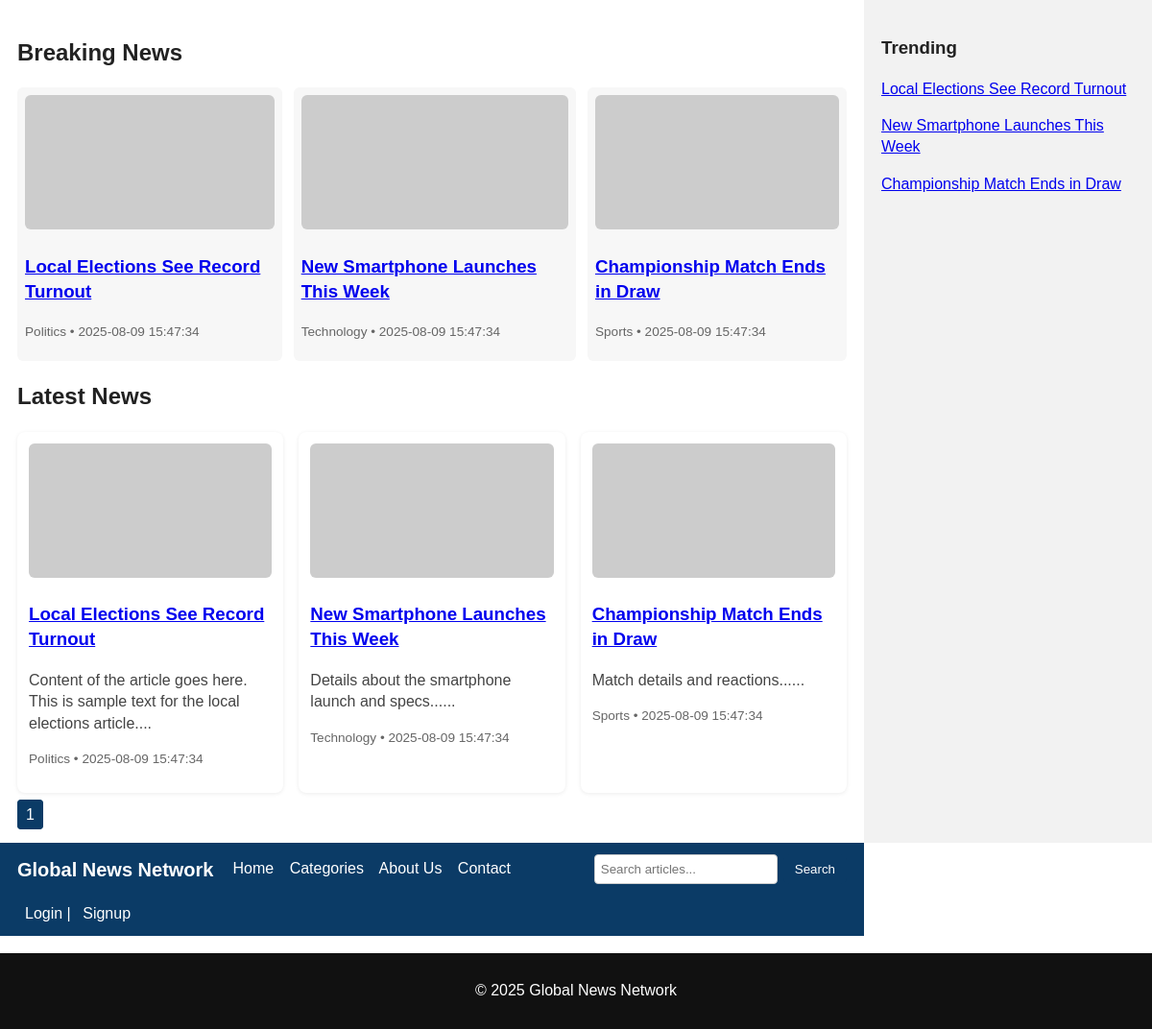
The page / on the database its author committed.
### tables this page shows
CREATE TABLE IF NOT EXISTS articles (
  article_id INT AUTO_INCREMENT PRIMARY KEY,
  title VARCHAR(255),
  content TEXT,
  image_url VARCHAR(500),
  category_id INT,
  author_id INT,
  published_date DATETIME,
  FOREIGN KEY (category_id) REFERENCES categories(category_id) ON DELETE SET NULL,
  FOREIGN KEY (author_id) REFERENCES users(user_id) ON DELETE SET NULL
);

CREATE TABLE IF NOT EXISTS categories (
  category_id INT AUTO_INCREMENT PRIMARY KEY,
  category_name VARCHAR(100) NOT NULL
);

### index.php (the view, shortened to what this page needs)
<?php
require 'db.php';
$limit = 6;
$page = isset($_GET['page']) ? max(1,intval($_GET['page'])) : 1;
$offset = ($page-1)*$limit;
$feat_sql = "SELECT a.*, c.category_name FROM articles a JOIN categories c ON a.category_id=c.category_id ORDER BY published_date DESC LIMIT 3";
$feat_res = $conn->query($feat_sql);
$sql = "SELECT a.*, c.category_name FROM articles a JOIN categories c ON a.category_id=c.category_id ORDER BY published_date DESC LIMIT $limit OFFSET $offset";
$res = $conn->query($sql);
$total_res = $conn->query("SELECT COUNT(*) as cnt FROM articles");
$total_row = $total_res->fetch_assoc();
$total = intval($total_row['cnt']);
$pages = ceil($total / $limit);
?>
<!doctype html>
<html lang="en">
<head>
  <link rel="stylesheet" href="styles.css">
</head>
<body>
<header>
  <div class="logo">Global News Network</div>
  <nav>
    <a href="index.php">Home</a>
    <a href="categories.php">Categories</a>
    <a href="about.php">About Us</a>
    <a href="contact.php">Contact</a>
  </nav>
  <form class="search" action="search.php" method="get">
    <input name="q" placeholder="Search articles...">
    <button type="submit">Search</button>
  </form>
  <div class="auth">
    <a href="login.php">Login</a> | <a href="register.php">Signup</a>
  </div>
</header>
<main>
  <section class="breaking">
    <h2>Breaking News</h2>
    <?php if($feat_res && $feat_res->num_rows>0): ?>
      <div class="breaking-list">
        <?php while($f=$feat_res->fetch_assoc()): ?>
          <article>
            <img src="<?php echo htmlspecialchars($f['image_url']); ?>" alt="">
            <h3><a href="article.php?id=<?php echo $f['article_id']; ?>"><?php echo htmlspecialchars($f['title']); ?></a></h3>
            <p class="meta"><?php echo htmlspecialchars($f['category_name']); ?> • <?php echo $f['published_date']; ?></p>
          </article>
        <?php endwhile; ?>
      </div>
    <?php else: ?>
      <p>No breaking news yet.</p>
    <?php endif; ?>
  </section>
  <section class="latest">
    <h2>Latest News</h2>
    <div class="grid">
      <?php if($res): while($row=$res->fetch_assoc()): ?>
        <article class="card">
          <img src="<?php echo htmlspecialchars($row['image_url']); ?>" alt="">
          <h3><a href="article.php?id=<?php echo $row['article_id']; ?>"><?php echo htmlspecialchars($row['title']); ?></a></h3>
          <p class="excerpt"><?php echo nl2br(htmlspecialchars(substr($row['content'],0,150))).'...'; ?></p>
          <p class="meta"><?php echo htmlspecialchars($row['category_name']); ?> • <?php echo $row['published_date']; ?></p>
        </article>
      <?php endwhile; else: ?>
        <p>No articles found.</p>
      <?php endif; ?>
    </div>
    <div class="pagination">
      <?php for($i=1;$i<=$pages;$i++): ?>
        <a class="<?php echo $i==$page ? 'active':''; ?>" href="index.php?page=<?php echo $i; ?>"><?php echo $i; ?></a>
      <?php endfor; ?>
    </div>
  </section>
</main>
<aside>
  <section class="trending">
    <h3>Trending</h3>
    <?php
      $tres = $conn->query("SELECT article_id, title FROM articles ORDER BY published_date DESC LIMIT 5");
      if($tres): while($t=$tres->fetch_assoc()): ?>
        <p><a href="article.php?id=<?php echo $t['article_id']; ?>"><?php echo htmlspecialchars($t['title']); ?></a></p>
    <?php endwhile; endif; ?>
  </section>
</aside>
<footer>
  <p>© <?php echo date('Y'); ?> Global News Network</p>
</footer>
</body>
</html>

### styles.css (style rules this page uses)
* { box-sizing:border-box;font-family:Arial,Helvetica,sans-serif }
body { margin:0;color:#222;line-height:1.4 }
header { display:flex;align-items:center;gap:20px;padding:12px 18px;background:#0b3b66;color:white;flex-wrap:wrap }
.logo { font-weight:700;font-size:1.25rem }
nav a { color:white;margin-right:12px;text-decoration:none }
.search { margin-left:auto;display:flex;gap:6px }
.search input { padding:6px }
.auth a { color:white;margin-left:8px;text-decoration:none }
main { display:block;padding:18px }
.breaking-list { display:flex;gap:12px;overflow:auto }
.breaking-list article { min-width:220px;background:#f7f7f7;padding:8px;border-radius:6px }
.grid { display:grid;grid-template-columns:repeat(auto-fit,minmax(220px,1fr));gap:16px }
.card, .single { background:white;padding:12px;border-radius:8px;box-shadow:0 1px 4px rgba(0,0,0,0.08) }
.card img, .breaking-list img, .single img { width:100%;height:140px;object-fit:cover;border-radius:6px }
.excerpt { color:#444 }
.meta { font-size:0.85rem;color:#666 }
.pagination { margin-top:12px }
.pagination a { padding:6px 8px;border:1px solid #ddd;margin-right:6px;text-decoration:none;color:#333;border-radius:4px }
.pagination a.active { background:#0b3b66;color:white;border-color:#0b3b66 }
aside { padding:18px;background:#f2f2f2 }
footer { text-align:center;padding:12px;background:#111;color:white;margin-top:18px }
@media (min-width:900px) { body { display:grid;grid-template-columns:1fr 300px;grid-template-rows:auto 1fr auto;grid-template-areas:"main aside" "main aside" "footer footer" } }
@media (min-width:900px) { main { grid-area:main } }
@media (min-width:900px) { aside { grid-area:aside } }
@media (min-width:900px) { footer { grid-column:1 / -1 } }
input, textarea, select { width:100%;padding:8px;border:1px solid #ccc;border-radius:4px }
button { background:#0b3b66;color:white;padding:8px 12px;border:none;border-radius:6px;cursor:pointer }

### rows shown on the page
articles: title "Local Elections See Record Turnout", category.category_name "Politics", published_date "2025-08-09 15:47:34", content "Content of the article goes here. This is sample text for the local elections article."
articles: title "New Smartphone Launches This Week", category.category_name "Technology", published_date "2025-08-09 15:47:34", content "Details about the smartphone launch and specs..."
articles: title "Championship Match Ends in Draw", category.category_name "Sports", published_date "2025-08-09 15:47:34", content "Match details and reactions..."
